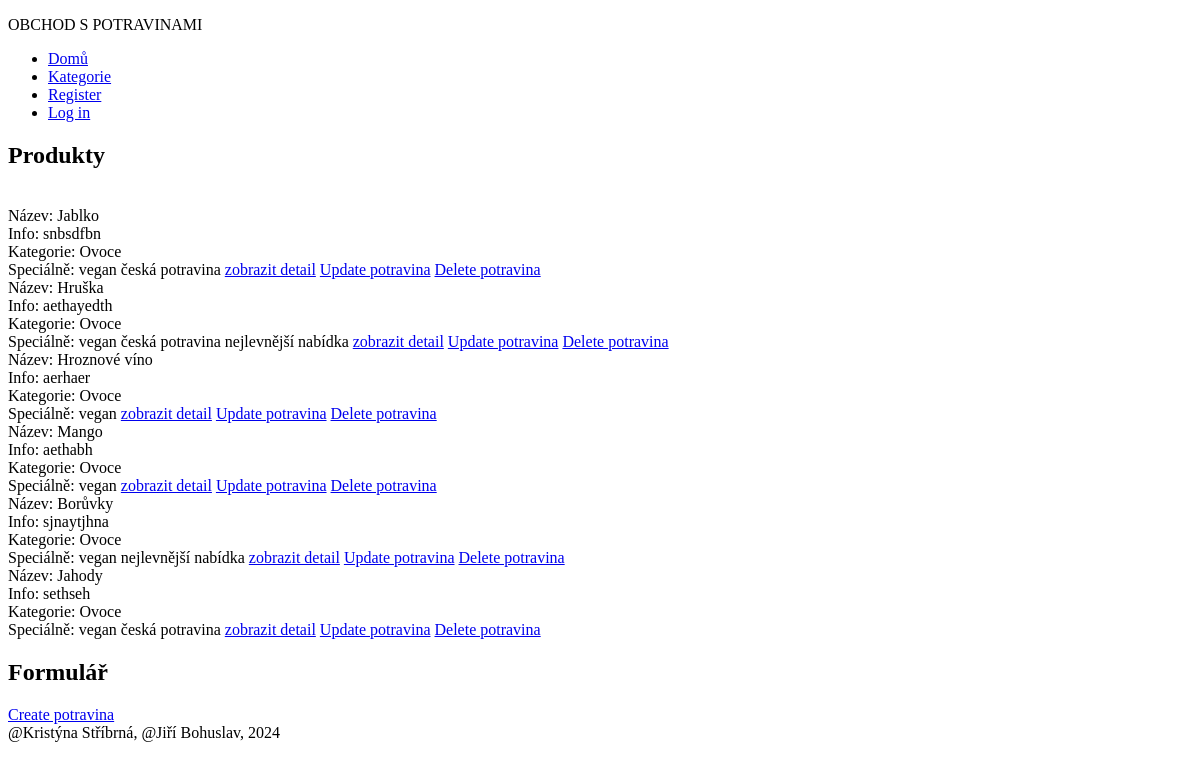
/potraviny/, run on an earlier commit of the app's database.
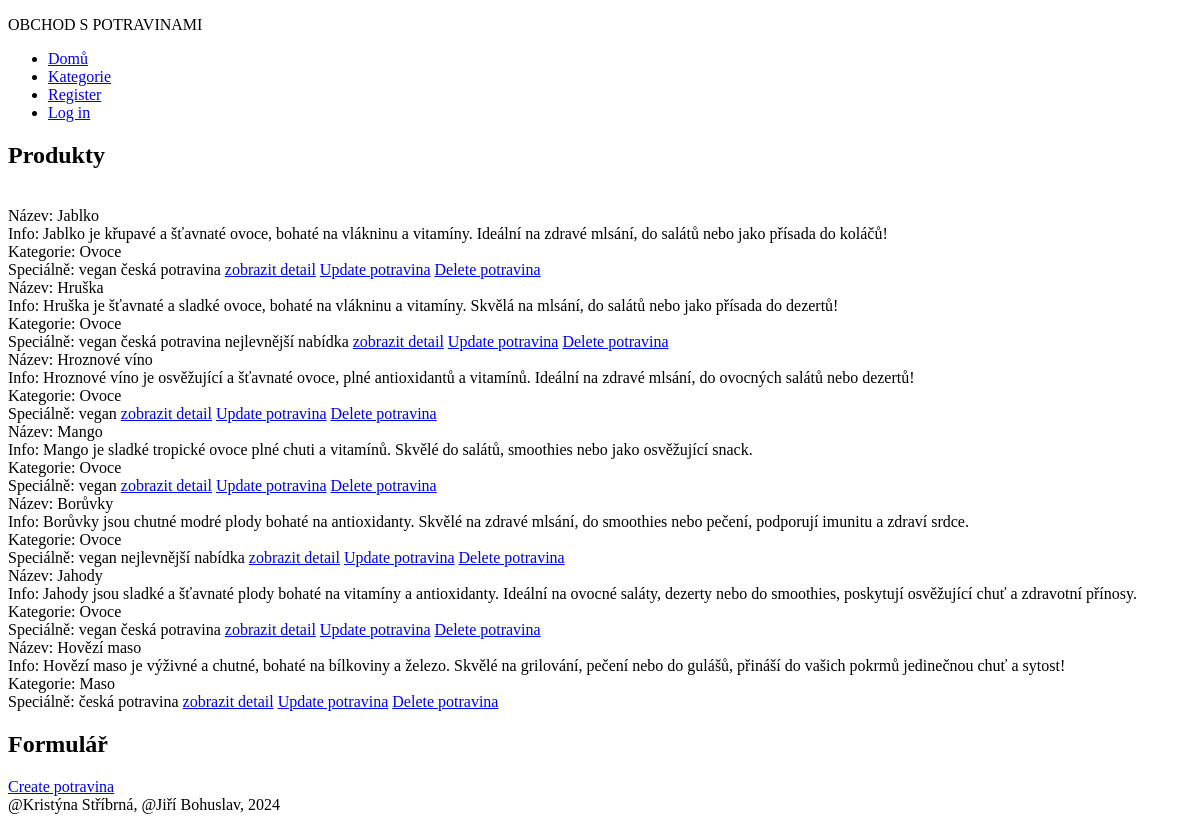
And on a later commit of the database.
### viewer/models.py (models this page shows, shortened)
class Product(models.Model):
    title = models.CharField(max_length=255)
    description = models.TextField()
    thumbnail = models.ImageField(upload_to='product_images/')
    category = models.ForeignKey(Category, on_delete=models.CASCADE)
    price = models.DecimalField(max_digits=10, decimal_places=2)
    stock_quantity = models.PositiveIntegerField()
    unit = models.CharField(max_length=20, choices=[('kg', 'Kilogram'), ('g', 'Gram'), ('l', 'Liter'), ('ml', 'Milliliter')])
    features = models.ManyToManyField(PotravinyFeatures)

class Category(models.Model):
    name = models.CharField(max_length=100)
    parent = models.ForeignKey('self', on_delete=models.CASCADE, null=True, blank=True, related_name='children')
    def __str__(self):
        return self.name

class PotravinyFeatures(models.Model):
    feature_name = models.CharField(max_length=225)

### viewer/views.py (the view)
# urls.py: path('potraviny/', PotravinyView.as_view(), name='potraviny'),
class PotravinyView(TemplateView):
    template_name = "viewer/potraviny.html"
    extra_context = {
        'all_category': Category.objects.all(),
        'all_product': Product.objects.all()
    }

### viewer/templates/viewer/potraviny.html
{% extends "base.html" %}
{% block content %}
    <h2>Produkty</h2>
    {% for product in all_product %}
    <br>Název: {{ product.title }}
    <br>Info: {{ product.description }}
    <br>Kategorie: {{ product.category }}
    <br>Speciálně: {% for feature in product.features.all %} {{ feature.feature_name }} {% endfor %}
    <a href="{% url 'potraviny_detail' product.pk %}">zobrazit detail</a>
    <a href="{% url 'potraviny-update-view' product.pk %}">Update potravina</a>
    <a href="{% url 'potraviny-delete-view' product.pk %}">Delete potravina</a>
    {% endfor %}
    <h2>Formulář</h2>
    <a href="{% url 'potraviny-create-view' %}">Create potravina</a>
{% endblock %}

### templates/base.html (shortened to what this page needs)
<!DOCTYPE html>
<html lang="en">
<head>
</head>
<body>
    <p>OBCHOD S POTRAVINAMI</p>
    {% include 'navbar.html' %}
    {% block content %}
    {% endblock %}
</body>
<footer>
    @Kristýna Stříbrná, @Jiří Bohuslav, 2024
</footer>
</html>

### templates/navbar.html
<nav>
    <ul class="nav justify-content-center">
            <li class="nav-item"><a class="nav-link" href="{% url 'main-view' %}">Domů</a></li>
            <li class="nav-item"><a class="nav-link" href="{% url 'category-view' %}">Kategorie</a></li>
        {% if user.is_authenticated %}
            <li class="nav-item"><a class="nav-link" href="{% url 'logout' %}">Logout - {{ user.username }}</a></li>
            <li><a href="{% url 'profile' %}">Můj profil</a></li>
            <li><a href="{% url 'cart-view' %}">Můj košík</a></li>
        {% else %}
            <li class="nav-item"><a class="nav-link" href="{% url 'registration' %}">Register</a></li>
            <li class="nav-item"><a class="nav-link" href="{% url 'login' %}">Log in</a></li>
        {% endif %}
    </ul>
</nav>

What changed in the data, as far as the page shows it:
changed Product "Jablko": description "snbsdfbn" → "Jablko je křupavé a šťavnaté ovoce, bohaté na vlákninu a vitamíny. Ideální na zdravé mlsání, do salátů nebo jako přísada do koláčů!"
changed Product "Hruška": description "aethayedth" → "Hruška je šťavnaté a sladké ovoce, bohaté na vlákninu a vitamíny. Skvělá na mlsání, do salátů nebo jako přísada do dezertů!"
changed Product "Hroznové víno": description "aerhaer" → "Hroznové víno je osvěžující a šťavnaté ovoce, plné antioxidantů a vitamínů. Ideální na zdravé mlsání, do ovocných salátů nebo dezertů!"
changed Product "Mango": description "aethabh" → "Mango je sladké tropické ovoce plné chuti a vitamínů. Skvělé do salátů, smoothies nebo jako osvěžující snack."
changed Product "Borůvky": description "sjnaytjhna" → "Borůvky jsou chutné modré plody bohaté na antioxidanty. Skvělé na zdravé mlsání, do smoothies nebo pečení, podporují imunitu a zdraví srdce."
changed Product "Jahody": description "sethseh" → "Jahody jsou sladké a šťavnaté plody bohaté na vitamíny a antioxidanty. Ideální na ovocné saláty, dezerty nebo do smoothies, poskytují osvěžující chuť a zdravotní přínosy."
added Product: title "Hovězí maso", description "Hovězí maso je výživné a chutné, bohaté na bílkoviny a železo. Skvělé na grilování, pečení nebo do gulášů, přináší do vašich pokrmů jedinečnou chuť a sytost!", category "Maso", PotravinyFeatures (feature_name "česká potravina")
